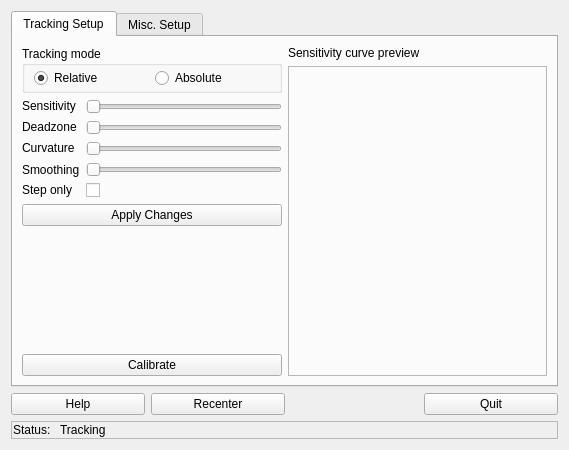
<?xml version="1.0" encoding="UTF-8"?>
<ui version="4.0">
 <class>Mickey</class>
 <widget class="QWidget" name="Mickey">
  <property name="geometry">
   <rect>
    <x>0</x>
    <y>0</y>
    <width>569</width>
    <height>450</height>
   </rect>
  </property>
  <property name="minimumSize">
   <size>
    <width>470</width>
    <height>450</height>
   </size>
  </property>
  <property name="windowTitle">
   <string>Mickey, the virtual mouse</string>
  </property>
  <property name="windowIcon">
   <iconset resource="mickey.qrc">
    <normaloff>:/ltr/linuxtrack.svg</normaloff>:/ltr/linuxtrack.svg</iconset>
  </property>
  <layout class="QVBoxLayout" name="verticalLayout_4">
   <item>
    <widget class="QTabWidget" name="MickeyTabs">
     <property name="minimumSize">
      <size>
       <width>450</width>
       <height>0</height>
      </size>
     </property>
     <property name="currentIndex">
      <number>0</number>
     </property>
     <widget class="QWidget" name="tab_2">
      <attribute name="title">
       <string>Tracking Setup</string>
      </attribute>
      <layout class="QHBoxLayout" name="horizontalLayout_3">
       <item>
        <layout class="QVBoxLayout" name="PrefLayout1">
         <item>
          <widget class="QGroupBox" name="groupBox">
           <property name="title">
            <string>Tracking mode</string>
           </property>
           <layout class="QHBoxLayout" name="horizontalLayout_2">
            <property name="topMargin">
             <number>2</number>
            </property>
            <property name="bottomMargin">
             <number>2</number>
            </property>
            <item>
             <widget class="QRadioButton" name="RelativeCB">
              <property name="text">
               <string>Relative</string>
              </property>
              <property name="checked">
               <bool>true</bool>
              </property>
             </widget>
            </item>
            <item>
             <widget class="QRadioButton" name="AbsoluteCB">
              <property name="text">
               <string>Absolute</string>
              </property>
             </widget>
            </item>
           </layout>
          </widget>
         </item>
         <item>
          <layout class="QGridLayout" name="gridLayout">
           <item row="2" column="0">
            <widget class="QLabel" name="label_3">
             <property name="sizePolicy">
              <sizepolicy hsizetype="Preferred" vsizetype="Maximum">
               <horstretch>0</horstretch>
               <verstretch>0</verstretch>
              </sizepolicy>
             </property>
             <property name="text">
              <string>Curvature</string>
             </property>
            </widget>
           </item>
           <item row="0" column="1">
            <widget class="QSlider" name="SensSlider">
             <property name="sizePolicy">
              <sizepolicy hsizetype="Expanding" vsizetype="Fixed">
               <horstretch>0</horstretch>
               <verstretch>0</verstretch>
              </sizepolicy>
             </property>
             <property name="minimumSize">
              <size>
               <width>0</width>
               <height>0</height>
              </size>
             </property>
             <property name="orientation">
              <enum>Qt::Horizontal</enum>
             </property>
            </widget>
           </item>
           <item row="1" column="0">
            <widget class="QLabel" name="label_4">
             <property name="sizePolicy">
              <sizepolicy hsizetype="Preferred" vsizetype="Maximum">
               <horstretch>0</horstretch>
               <verstretch>0</verstretch>
              </sizepolicy>
             </property>
             <property name="text">
              <string>Deadzone</string>
             </property>
            </widget>
           </item>
           <item row="0" column="0">
            <widget class="QLabel" name="label_5">
             <property name="sizePolicy">
              <sizepolicy hsizetype="Preferred" vsizetype="Maximum">
               <horstretch>0</horstretch>
               <verstretch>0</verstretch>
              </sizepolicy>
             </property>
             <property name="text">
              <string>Sensitivity</string>
             </property>
            </widget>
           </item>
           <item row="2" column="1">
            <widget class="QSlider" name="CurveSlider">
             <property name="orientation">
              <enum>Qt::Horizontal</enum>
             </property>
            </widget>
           </item>
           <item row="1" column="1">
            <widget class="QSlider" name="DZSlider">
             <property name="orientation">
              <enum>Qt::Horizontal</enum>
             </property>
            </widget>
           </item>
           <item row="4" column="0">
            <widget class="QLabel" name="label_7">
             <property name="sizePolicy">
              <sizepolicy hsizetype="Preferred" vsizetype="Maximum">
               <horstretch>0</horstretch>
               <verstretch>0</verstretch>
              </sizepolicy>
             </property>
             <property name="text">
              <string>Step only</string>
             </property>
            </widget>
           </item>
           <item row="4" column="1">
            <widget class="QCheckBox" name="StepOnly">
             <property name="text">
              <string/>
             </property>
            </widget>
           </item>
           <item row="3" column="0">
            <widget class="QLabel" name="label_13">
             <property name="text">
              <string>Smoothing</string>
             </property>
            </widget>
           </item>
           <item row="3" column="1">
            <widget class="QSlider" name="SmoothingSlider">
             <property name="orientation">
              <enum>Qt::Horizontal</enum>
             </property>
            </widget>
           </item>
          </layout>
         </item>
         <item>
          <widget class="QPushButton" name="ApplyButton">
           <property name="sizePolicy">
            <sizepolicy hsizetype="Minimum" vsizetype="Maximum">
             <horstretch>0</horstretch>
             <verstretch>0</verstretch>
            </sizepolicy>
           </property>
           <property name="minimumSize">
            <size>
             <width>0</width>
             <height>0</height>
            </size>
           </property>
           <property name="text">
            <string>Apply Changes</string>
           </property>
          </widget>
         </item>
         <item>
          <spacer name="verticalSpacer">
           <property name="orientation">
            <enum>Qt::Vertical</enum>
           </property>
           <property name="sizeType">
            <enum>QSizePolicy::Expanding</enum>
           </property>
           <property name="sizeHint" stdset="0">
            <size>
             <width>20</width>
             <height>1</height>
            </size>
           </property>
          </spacer>
         </item>
         <item>
          <spacer name="verticalSpacer_3">
           <property name="orientation">
            <enum>Qt::Vertical</enum>
           </property>
           <property name="sizeHint" stdset="0">
            <size>
             <width>20</width>
             <height>40</height>
            </size>
           </property>
          </spacer>
         </item>
         <item>
          <widget class="QPushButton" name="CalibrateButton">
           <property name="sizePolicy">
            <sizepolicy hsizetype="MinimumExpanding" vsizetype="Maximum">
             <horstretch>0</horstretch>
             <verstretch>0</verstretch>
            </sizepolicy>
           </property>
           <property name="text">
            <string>Calibrate</string>
           </property>
          </widget>
         </item>
        </layout>
       </item>
       <item>
        <layout class="QVBoxLayout" name="verticalLayout_3">
         <item>
          <widget class="QLabel" name="label_8">
           <property name="sizePolicy">
            <sizepolicy hsizetype="Preferred" vsizetype="Maximum">
             <horstretch>0</horstretch>
             <verstretch>0</verstretch>
            </sizepolicy>
           </property>
           <property name="text">
            <string>Sensitivity curve preview</string>
           </property>
          </widget>
         </item>
         <item>
          <widget class="QFrame" name="frame_4">
           <property name="sizePolicy">
            <sizepolicy hsizetype="MinimumExpanding" vsizetype="MinimumExpanding">
             <horstretch>0</horstretch>
             <verstretch>0</verstretch>
            </sizepolicy>
           </property>
           <property name="frameShape">
            <enum>QFrame::StyledPanel</enum>
           </property>
           <property name="frameShadow">
            <enum>QFrame::Raised</enum>
           </property>
           <layout class="QVBoxLayout" name="verticalLayout_8">
            <property name="margin">
             <number>2</number>
            </property>
            <item>
             <layout class="QVBoxLayout" name="PrefLayout">
              <property name="spacing">
               <number>1</number>
              </property>
             </layout>
            </item>
           </layout>
          </widget>
         </item>
        </layout>
       </item>
      </layout>
     </widget>
     <widget class="QWidget" name="tab_3">
      <attribute name="title">
       <string>Misc. Setup</string>
      </attribute>
      <layout class="QHBoxLayout" name="horizontalLayout_7">
       <item>
        <widget class="QFrame" name="frame_5">
         <property name="frameShape">
          <enum>QFrame::StyledPanel</enum>
         </property>
         <property name="frameShadow">
          <enum>QFrame::Raised</enum>
         </property>
         <layout class="QVBoxLayout" name="verticalLayout_5">
          <item>
           <widget class="QFrame" name="frame_3">
            <property name="frameShape">
             <enum>QFrame::StyledPanel</enum>
            </property>
            <property name="frameShadow">
             <enum>QFrame::Raised</enum>
            </property>
            <layout class="QHBoxLayout" name="horizontalLayout_6">
             <item>
              <layout class="QGridLayout" name="HotkeyStack">
               <property name="horizontalSpacing">
                <number>2</number>
               </property>
              </layout>
             </item>
            </layout>
           </widget>
          </item>
          <item>
           <widget class="QFrame" name="frame_2">
            <property name="frameShape">
             <enum>QFrame::StyledPanel</enum>
            </property>
            <property name="frameShadow">
             <enum>QFrame::Raised</enum>
            </property>
            <layout class="QVBoxLayout" name="verticalLayout_2">
             <item>
              <widget class="QLabel" name="label_10">
               <property name="text">
                <string>Timeouts setup</string>
               </property>
              </widget>
             </item>
             <item>
              <layout class="QGridLayout" name="gridLayout_3">
               <item row="1" column="0">
                <widget class="QLabel" name="label_6">
                 <property name="text">
                  <string>Calibration timeout</string>
                 </property>
                </widget>
               </item>
               <item row="0" column="3">
                <spacer name="horizontalSpacer_3">
                 <property name="orientation">
                  <enum>Qt::Horizontal</enum>
                 </property>
                 <property name="sizeHint" stdset="0">
                  <size>
                   <width>40</width>
                   <height>20</height>
                  </size>
                 </property>
                </spacer>
               </item>
               <item row="0" column="1">
                <widget class="QSpinBox" name="CenterTimeout">
                 <property name="minimum">
                  <number>1</number>
                 </property>
                 <property name="value">
                  <number>10</number>
                 </property>
                </widget>
               </item>
               <item row="0" column="0">
                <widget class="QLabel" name="label_2">
                 <property name="text">
                  <string>Centering timeout</string>
                 </property>
                </widget>
               </item>
               <item row="1" column="1">
                <widget class="QSpinBox" name="CalibrationTimeout">
                 <property name="minimum">
                  <number>1</number>
                 </property>
                 <property name="value">
                  <number>10</number>
                 </property>
                </widget>
               </item>
               <item row="0" column="2">
                <widget class="QLabel" name="label_11">
                 <property name="text">
                  <string>seconds</string>
                 </property>
                </widget>
               </item>
               <item row="1" column="2">
                <widget class="QLabel" name="label_12">
                 <property name="text">
                  <string>seconds</string>
                 </property>
                </widget>
               </item>
              </layout>
             </item>
            </layout>
           </widget>
          </item>
          <item>
           <spacer name="verticalSpacer_2">
            <property name="orientation">
             <enum>Qt::Vertical</enum>
            </property>
            <property name="sizeHint" stdset="0">
             <size>
              <width>20</width>
              <height>40</height>
             </size>
            </property>
           </spacer>
          </item>
         </layout>
        </widget>
       </item>
      </layout>
     </widget>
    </widget>
   </item>
   <item>
    <layout class="QHBoxLayout" name="horizontalLayout">
     <item>
      <widget class="QPushButton" name="HelpButton">
       <property name="sizePolicy">
        <sizepolicy hsizetype="MinimumExpanding" vsizetype="Fixed">
         <horstretch>0</horstretch>
         <verstretch>0</verstretch>
        </sizepolicy>
       </property>
       <property name="text">
        <string>Help</string>
       </property>
      </widget>
     </item>
     <item>
      <widget class="QPushButton" name="RecenterButton">
       <property name="sizePolicy">
        <sizepolicy hsizetype="MinimumExpanding" vsizetype="Fixed">
         <horstretch>0</horstretch>
         <verstretch>0</verstretch>
        </sizepolicy>
       </property>
       <property name="text">
        <string>Recenter</string>
       </property>
      </widget>
     </item>
     <item>
      <spacer name="horizontalSpacer">
       <property name="orientation">
        <enum>Qt::Horizontal</enum>
       </property>
       <property name="sizeHint" stdset="0">
        <size>
         <width>40</width>
         <height>20</height>
        </size>
       </property>
      </spacer>
     </item>
     <item>
      <widget class="QPushButton" name="QuitButton">
       <property name="sizePolicy">
        <sizepolicy hsizetype="MinimumExpanding" vsizetype="Fixed">
         <horstretch>0</horstretch>
         <verstretch>0</verstretch>
        </sizepolicy>
       </property>
       <property name="text">
        <string>Quit</string>
       </property>
      </widget>
     </item>
    </layout>
   </item>
   <item>
    <widget class="QFrame" name="frame">
     <property name="sizePolicy">
      <sizepolicy hsizetype="Preferred" vsizetype="Maximum">
       <horstretch>0</horstretch>
       <verstretch>0</verstretch>
      </sizepolicy>
     </property>
     <property name="frameShape">
      <enum>QFrame::StyledPanel</enum>
     </property>
     <property name="frameShadow">
      <enum>QFrame::Raised</enum>
     </property>
     <layout class="QHBoxLayout" name="horizontalLayout_5">
      <property name="margin">
       <number>1</number>
      </property>
      <item>
       <layout class="QHBoxLayout" name="horizontalLayout_4">
        <property name="spacing">
         <number>6</number>
        </property>
        <item>
         <widget class="QLabel" name="label">
          <property name="sizePolicy">
           <sizepolicy hsizetype="Maximum" vsizetype="Preferred">
            <horstretch>0</horstretch>
            <verstretch>0</verstretch>
           </sizepolicy>
          </property>
          <property name="text">
           <string>Status: </string>
          </property>
         </widget>
        </item>
        <item>
         <widget class="QLabel" name="StatusLabel">
          <property name="text">
           <string>Tracking</string>
          </property>
         </widget>
        </item>
       </layout>
      </item>
     </layout>
    </widget>
   </item>
  </layout>
 </widget>
 <resources>
  <include location="mickey.qrc"/>
 </resources>
 <connections>
  <connection>
   <sender>QuitButton</sender>
   <signal>pressed()</signal>
   <receiver>Mickey</receiver>
   <slot>close()</slot>
   <hints>
    <hint type="sourcelabel">
     <x>524</x>
     <y>380</y>
    </hint>
    <hint type="destinationlabel">
     <x>358</x>
     <y>6</y>
    </hint>
   </hints>
  </connection>
  <connection>
   <sender>AbsoluteCB</sender>
   <signal>clicked(bool)</signal>
   <receiver>SensSlider</receiver>
   <slot>setDisabled(bool)</slot>
   <hints>
    <hint type="sourcelabel">
     <x>175</x>
     <y>80</y>
    </hint>
    <hint type="destinationlabel">
     <x>157</x>
     <y>110</y>
    </hint>
   </hints>
  </connection>
  <connection>
   <sender>AbsoluteCB</sender>
   <signal>clicked(bool)</signal>
   <receiver>DZSlider</receiver>
   <slot>setDisabled(bool)</slot>
   <hints>
    <hint type="sourcelabel">
     <x>190</x>
     <y>78</y>
    </hint>
    <hint type="destinationlabel">
     <x>186</x>
     <y>141</y>
    </hint>
   </hints>
  </connection>
  <connection>
   <sender>AbsoluteCB</sender>
   <signal>clicked(bool)</signal>
   <receiver>CurveSlider</receiver>
   <slot>setDisabled(bool)</slot>
   <hints>
    <hint type="sourcelabel">
     <x>202</x>
     <y>79</y>
    </hint>
    <hint type="destinationlabel">
     <x>203</x>
     <y>172</y>
    </hint>
   </hints>
  </connection>
  <connection>
   <sender>AbsoluteCB</sender>
   <signal>clicked(bool)</signal>
   <receiver>StepOnly</receiver>
   <slot>setDisabled(bool)</slot>
   <hints>
    <hint type="sourcelabel">
     <x>216</x>
     <y>82</y>
    </hint>
    <hint type="destinationlabel">
     <x>104</x>
     <y>190</y>
    </hint>
   </hints>
  </connection>
  <connection>
   <sender>RelativeCB</sender>
   <signal>clicked(bool)</signal>
   <receiver>SensSlider</receiver>
   <slot>setEnabled(bool)</slot>
   <hints>
    <hint type="sourcelabel">
     <x>84</x>
     <y>81</y>
    </hint>
    <hint type="destinationlabel">
     <x>97</x>
     <y>109</y>
    </hint>
   </hints>
  </connection>
  <connection>
   <sender>RelativeCB</sender>
   <signal>clicked(bool)</signal>
   <receiver>DZSlider</receiver>
   <slot>setEnabled(bool)</slot>
   <hints>
    <hint type="sourcelabel">
     <x>67</x>
     <y>78</y>
    </hint>
    <hint type="destinationlabel">
     <x>93</x>
     <y>141</y>
    </hint>
   </hints>
  </connection>
  <connection>
   <sender>RelativeCB</sender>
   <signal>clicked(bool)</signal>
   <receiver>CurveSlider</receiver>
   <slot>setEnabled(bool)</slot>
   <hints>
    <hint type="sourcelabel">
     <x>52</x>
     <y>81</y>
    </hint>
    <hint type="destinationlabel">
     <x>93</x>
     <y>167</y>
    </hint>
   </hints>
  </connection>
  <connection>
   <sender>RelativeCB</sender>
   <signal>clicked(bool)</signal>
   <receiver>StepOnly</receiver>
   <slot>setEnabled(bool)</slot>
   <hints>
    <hint type="sourcelabel">
     <x>42</x>
     <y>81</y>
    </hint>
    <hint type="destinationlabel">
     <x>92</x>
     <y>193</y>
    </hint>
   </hints>
  </connection>
 </connections>
</ui>
